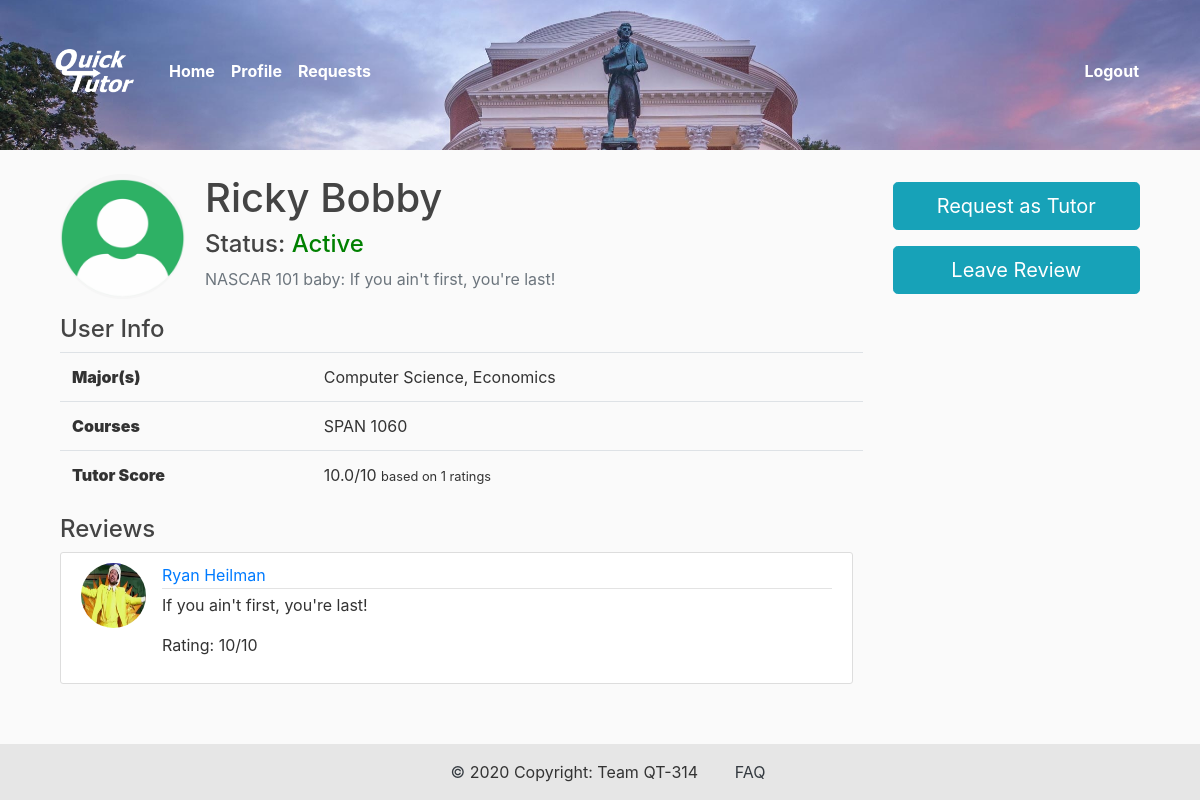
The app's page /users/profile/12/ (signed in) with its own data.
### users/models.py (models this page shows, shortened)
class Profile(models.Model):
	user = models.OneToOneField(User, on_delete=models.CASCADE)
	image = models.ImageField(default='default.png', upload_to='profile_pics', blank=True)
	first_name = models.CharField(max_length=50)
	last_name = models.CharField(max_length=50)
	major = models.CharField(max_length=75)
	major2 = models.CharField(max_length=75, blank=True)
	phone_regex = RegexValidator(regex=r'([0-9]{3}-){2}[0-9]{4}', message="Phone number must be entered in the format: 999-999-9999.")
	phone_number = models.CharField(validators=[phone_regex], max_length=12, blank=False)
	courses = models.TextField(blank=True, help_text="List any courses you feel comfortable tutoring for.")
	description = models.TextField(blank=True, verbose_name="bio", help_text="Write a brief description of yourself. Be sure to include areas of strength for tutoring and any other information you would like other users to know.")
	location = models.CharField(max_length=50, blank=True, default='')
	current_client = models.OneToOneField(Ask, on_delete=models.SET_NULL, null=True, blank=True)
	tutor_score = models.FloatField(null=True, blank=True)
	num_ratings = models.IntegerField(blank=True, default=0)
	active = models.BooleanField(default=False)
	initialized = models.BooleanField(default=False)

class Comment(models.Model):
	reviewer = models.ForeignKey(User, on_delete=models.CASCADE, related_name='reviewer')
	reviewee = models.ForeignKey(User, on_delete=models.CASCADE, related_name='reviewee')
	rating = models.IntegerField()
	comment_text = models.TextField(verbose_name="comment")

### users/views.py (the view)
# urls.py: path('profile/<int:profile_id>/', views.profile_page, name='profile_page'),
@login_required
def profile_page(request, profile_id):
	profile = get_object_or_404(Profile, pk=profile_id)
	comments = profile.user.reviewee.all()
	return render(request, 'users/profile.html', {'profile':profile, 'comments':comments})

### users/templates/users/profile.html (shortened to what this page needs)
{% extends "tutor/base.html" %}
{% load static %}
{% block content %}
<div class="container mt-2">
  <div class="row">
    <div class="col-xs-12 col-sm-9">
      <div class="panel panel-default">
        <div class="media mt-3">
          <img class="rounded-circle account-img" src="{{ profile.image.url }}" alt="...">
          <div class="media-body">
            <h1>{{ profile.first_name }} {{ profile.last_name }}</h1>
            {% if profile.active %}
              <h4 style="display: inline;">Status: </h4>
              <h4 style="display: inline; color: green;">Active</h4>
            {% else %}
              <h4 style="display: inline;">Status: </h4>
              <h4 style="display: inline; color: red;">Inactive</h4>
            {% endif %}
            <p class="text-muted mt-2">{{ profile.description }}</p>
          </div>
        </div>
      </div>
      <div class="panel panel-default">
        <div class="panel-heading">
          <h4 class="panel-title">User Info</h4>
        </div>
        <div class="panel-body">
          <table class="table profile__table">
            <tbody>
              <tr>
                <th><strong>Major(s)</strong></th>
                {% if profile.major2 %}
                  <td>{{ profile.major }}, {{ profile.major2 }}</td>
                {% else %}
                  <td>{{ profile.major }}</td>
                {% endif %}
              </tr>
              <tr>
                <th><strong>Courses</strong></th>
                <td>{{ profile.courses }}</td>
              </tr>
              {% if user == profile.user %}
                <tr>
                  <th><strong>Tutor Score</strong></th>
                  {% if profile.tutor_score == None %}
                    <td>Try tutoring other students to accrue ratings and build your tutor score.</td>
                  {% else %}
                    <td>{{ profile.tutor_score }}/10 <small>based on {{profile.num_ratings}} ratings</small></td>
                  {% endif %}
                </tr>
              {% else %}
                <tr>
                  <th><strong>Tutor Score</strong></th>
                  {% if profile.tutor_score == None %}
                    <td>This user currently has no Tutor Score.</td>
                  {% else %}
                    <td>{{ profile.tutor_score }}/10 <small>based on {{profile.num_ratings}} ratings</small></td>
                  {% endif %}
                </tr>
              {% endif %}
            </tbody>
          </table>
        </div>
      </div>
      <div class="panel panel-default">
        <div class="panel-heading">
          <h4 class="panel-title">Reviews</h4>
        </div>
        <div class="panel-body mb-3">
          {% if comments %}
            {% for comment in comments %}
              <article class="media content-section">
                <img class="rounded-circle article-img" src="{{ comment.reviewer.profile.image.url }}">
                <div class="media-body">
                  <div class="article-metadata">
                    <a class="mr-2" href="{% url 'profile_page' comment.reviewer.profile.id %}">{{ comment.reviewer.profile.first_name }} {{ comment.reviewer.profile.last_name }}</a>
                  </div>
                  <p class="article-content">{{ comment.comment_text }}</p>
                  <p class="article-title">Rating: {{ comment.rating }}/10</p>
                </div>
              </article>
            {% endfor %}
          {% else %}
            <p class="mt-3 mb-3 ml-2">There currently are no reviews for this user.</p>
          {% endif %}
        </div>
      </div>
    </div>
    <div class="col-xs-12 col-sm-3 mt-4">
      {% if user == profile.user %}
        <p>
          <a href="{% url 'edit_profile' profile.id %}" class="profile__contact-btn btn btn-lg btn-block btn-info" data-toggle="modal" data-target="#profile__contact-form">
            Edit Profile
          </a>
        </p>
      {% else %}
        <p>
          <a href="{% url 'request' profile.user.id %}" class="profile__contact-btn btn btn-lg btn-block btn-info" data-toggle="modal" data-target="#profile__contact-form">
            Request as Tutor
          </a>
        </p>
        <p>
          <a class="profile__contact-btn btn btn-lg btn-block btn-info" href="{% url 'review' profile.user.id %}">Leave Review</a>
        </p>
      {% endif %}
    </div>
  </div>
</div>
{% endblock content %}

### tutor/static/tutor/main.css (style rules this page uses)
body { background: #fafafa; color: #333333; }
h1, h2, h3, h4, h5, h6 { color: #444444; }
* { padding: 0px; margin: 0px; box-sizing: border-box; }
.content-section { background: #ffffff; padding: 10px 20px; border: 1px solid #dddddd; border-radius: 3px; margin-right: 10px; }
.article-content { white-space: pre-line; }
.article-img { height: 65px; width: 65px; margin-right: 16px; }
.article-metadata { padding-bottom: 1px; margin-bottom: 4px; border-bottom: 1px solid #e3e3e3 }
.account-img { height: 125px; width: 125px; margin-right: 20px; margin-bottom: 16px; }

### records on screen
Profile: image (placeholder picture), first_name "Ricky", last_name "Bobby", description "NASCAR 101 baby: If you ain't first, you're last!", major "Computer Science", major2 "Economics", courses "SPAN 1060", tutor_score "10.0", num_ratings "1"
Comment: reviewer.profile.image (picture), reviewer.profile.first_name "Ryan", reviewer.profile.last_name "Heilman", comment_text "If you ain't first, you're last!", rating "10"
